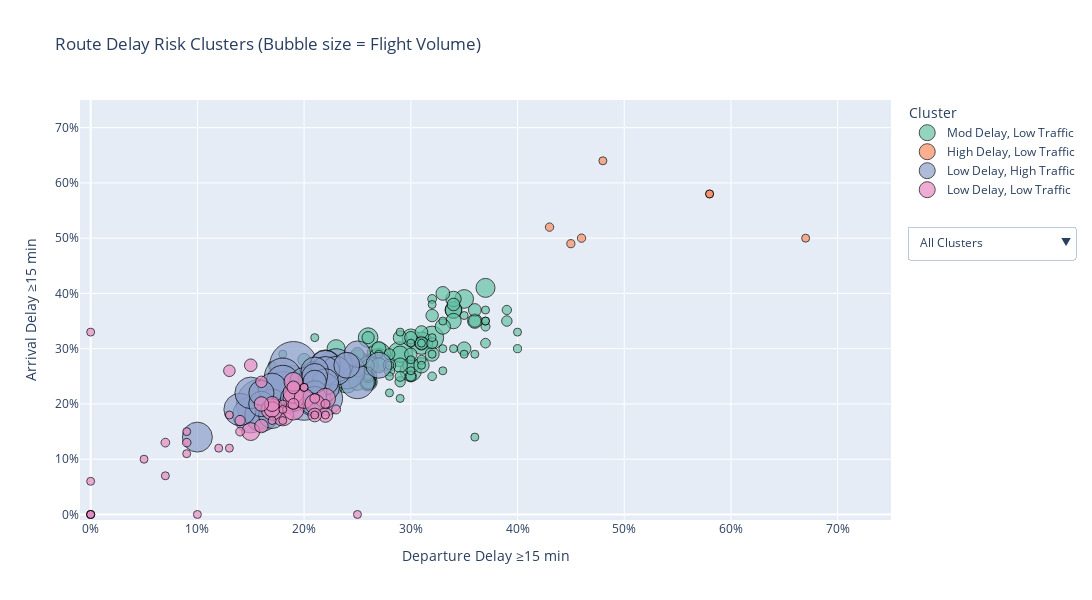

The notebook cell this image was saved under:
### Code cell
# Interactive Scatter plot
# Prepare colors matching px.colors.qualitative.Set2 palette
colors = px.colors.qualitative.Set2

# Create a Plotly figure with one trace per cluster
fig = go.Figure()

max_flights = route_delay['Total Flights'].max()

for i, cluster in enumerate(cluster_order):
    df_cluster = route_delay[route_delay['Cluster Label'] == cluster]
    fig.add_trace(go.Scatter(
        x=df_cluster['Departure Delay ≥15m'],
        y=df_cluster['Arrival Delay ≥15m'],
        mode='markers',
        marker=dict(
            size=df_cluster['Total Flights'],
            sizemode='area',
            sizeref=2.*max_flights/(50.**2),  # scale sizes similar to px.scatter's size_max=50
            sizemin=4,
            color=colors[i],
            line=dict(width=1, color='black'),
            opacity=0.7
        ),
        name=cluster,
        text=df_cluster['Route'],
        hoverinfo='text+x+y',
        visible=True
    ))

# Build dropdown buttons for filtering clusters
buttons = []

# All clusters button - show all traces
buttons.append(dict(
    label="All Clusters",
    method="update",
    args=[{"visible": [True] * len(cluster_order)},
          {"title": "All Clusters"}]
))

# Individual cluster buttons
for i, cluster in enumerate(cluster_order):
    visible = [False] * len(cluster_order)
    visible[i] = True
    buttons.append(dict(
        label=cluster,
        method="update",
        args=[{"visible": visible},
              {"title": f"Cluster: {cluster}"}]
    ))

# Attach dropdown menu and layout updates
fig.update_layout(
    title="Route Delay Risk Clusters (Bubble size = Flight Volume)",
    xaxis_title='Departure Delay ≥15 min',
    yaxis_title='Arrival Delay ≥15 min',
    updatemenus=[dict(
        active=0,
        buttons=buttons,
        x=1.02,
        y=0.7,
        xanchor='left',
        yanchor='top',
        showactive=True,
        direction='down'
    )],
    legend_title_text='Cluster',
    margin=dict(r=180),
    xaxis=dict(tickformat='.0%', range=[-0.01, 0.75]),
    yaxis=dict(tickformat='.0%', range=[-0.01, 0.75]),
    height=600,
    width=1200
)

fig.show()

### Figure 1 — Plotly figure (JSON) as saved in the notebook; plotly's stock layout.template omitted (floating-point values rounded to 4 significant figures)
{"data": [{"hoverinfo": "text+x+y", "marker": {"color": "rgb(102,194,165)", "line": {"color": "black", "width": 1}, "opacity": 0.7, "size": [2815, 2522, 2513, 2374, 2334, 2315, 2255, 2241, 2231, 2126, 2037, 1998, 1988, 1935, 1724, 1659, 1654, 1615, 1592, 1567, 1479, 1454, 1417, 1347, 1343, 1326, 1292, 1285, 1276, 1261, 1241, 1203, 1202, 1187, 1148, 1125, 1125, 1114, 1058, 1057, 1054, 1045, 1012, 952, 948, 936, 895, 886, 854, 845, 842, 824, 779, 752, 730, 726, 711, 705, 698, 697, 694, 692, 692, 688, 686, 681, 666, 661, 658, 563, 541, 524, 495, 488, 474, 447, 418, 412, 390, 370, 358, 358, 358, 351, 345, 336, 328, 323, 309, 295, 283, 282, 277, 273, 271, 269, 268, 265, 254, 254, 251, 236, 211, 195, 172, 146, 134, 133, 108, 107, 101, 98, 91, 73, 55, 48, 46, 40, 22, 17, 14, 14], "sizemin": 4, "sizemode": "area", "sizeref": 8.927}, "mode": "markers", "name": "Mod Delay, Low Traffic", "text": ["EWR - DEN", "JFK - IAD", "EWR - CVG", "EWR - STL", "EWR - PBI", "EWR - TPA", "EWR - MSP", "EWR - BNA", "JFK - ORD", "LGA - TPA", "LGA - MDW", "LGA - CLE", "EWR - MDW", "LGA - CMH", "JFK - PBI", "LGA - IAD", "JFK - ROC", "EWR - RIC", "JFK - MSY", "EWR - DCA", "LGA - MKE", "JFK - AUS", "EWR - RDU", "JFK - BTV", "EWR - CHS", "JFK - RSW", "JFK - SYR", "JFK - PWM", "EWR - MCI", "JFK - JAX", "EWR - IND", "JFK - PIT", "EWR - IAD", "EWR - JAX", "JFK - BWI", "EWR - SAN", "EWR - MSY", "JFK - DTW", "EWR - MKE", "EWR - DAY", "JFK - MSP", "EWR - GSO", "LGA - PIT", "JFK - CVG", "EWR - HOU", "EWR - BUF", "JFK - PHL", "EWR - BTV", "EWR - SDF", "EWR - MEM", "LGA - CAK", "EWR - MHT", "JFK - PDX", "LGA - RSW", "EWR - PWM", "EWR - OMA", "JFK - HOU", "JFK - CMH", "JFK - ORF", "JFK - DEN", "JFK - BNA", "EWR - GSP", "JFK - DFW", "EWR - GRR", "EWR - CMH", "EWR - SAV", "JFK - CLE", "JFK - LGB", "JFK - IND", "EWR - PDX", "EWR - ORF", "EWR - BWI", "LGA - RIC", "EWR - ROC", "LGA - CHS", "LGA - GSO", "EWR - ALB", "EWR - BDL", "EWR - DSM", "JFK - BUR", "JFK - PSE", "LGA - BGR", "EWR - PVD", "EWR - SLC", "EWR - MSN", "JFK - SAT", "JFK - SJC", "EWR - SAT", "JFK - OAK", "EWR - BQN", "EWR - XNA", "JFK - SMF", "LGA - BTV", "LGA - PWM", "JFK - IAH", "LGA - SYR", "LGA - BHM", "LGA - TYS", "JFK - MCI", "JFK - ABQ", "EWR - AVL", "JFK - RIC", "LGA - MSN", "LGA - ORF", "JFK - MKE", "EWR - SYR", "LGA - CRW", "LGA - DSM", "LGA - MHT", "LGA - ILM", "JFK - EGE", "LGA - GSP", "LGA - OMA", "LGA - TVC", "EWR - MYR", "EWR - PHL", "LGA - CHO", "JFK - SDF", "EWR - TVC", "LGA - EYW", "EWR - HDN", "EWR - MTJ"], "type": "scatter", "visible": true, "x": [0.29, 0.25, 0.27, 0.32, 0.24, 0.22, 0.24, 0.27, 0.31, 0.19, 0.3, 0.24, 0.26, 0.21, 0.26, 0.25, 0.23, 0.37, 0.24, 0.35, 0.26, 0.23, 0.26, 0.22, 0.3, 0.21, 0.26, 0.25, 0.34, 0.24, 0.24, 0.22, 0.29, 0.34, 0.23, 0.23, 0.3, 0.26, 0.34, 0.34, 0.31, 0.33, 0.27, 0.36, 0.29, 0.26, 0.27, 0.32, 0.31, 0.33, 0.29, 0.35, 0.25, 0.21, 0.36, 0.31, 0.2, 0.34, 0.28, 0.31, 0.3, 0.36, 0.26, 0.32, 0.26, 0.3, 0.26, 0.23, 0.25, 0.3, 0.32, 0.28, 0.28, 0.39, 0.29, 0.29, 0.37, 0.3, 0.39, 0.24, 0.22, 0.31, 0.37, 0.23, 0.32, 0.32, 0.21, 0.28, 0.26, 0.4, 0.17, 0.33, 0.26, 0.28, 0.21, 0.3, 0.4, 0.3, 0.35, 0.3, 0.21, 0.27, 0.36, 0.28, 0.29, 0.21, 0.35, 0.32, 0.37, 0.34, 0.37, 0.24, 0.37, 0.33, 0.31, 0.31, 0.33, 0.32, 0.32, 0.18, 0.36, 0.29], "y": [0.29, 0.26, 0.29, 0.32, 0.26, 0.24, 0.24, 0.28, 0.31, 0.25, 0.26, 0.27, 0.27, 0.23, 0.32, 0.28, 0.25, 0.41, 0.27, 0.39, 0.24, 0.3, 0.27, 0.23, 0.32, 0.25, 0.25, 0.24, 0.37, 0.26, 0.27, 0.25, 0.29, 0.37, 0.26, 0.24, 0.27, 0.24, 0.39, 0.35, 0.27, 0.34, 0.27, 0.35, 0.27, 0.24, 0.3, 0.29, 0.31, 0.4, 0.32, 0.3, 0.29, 0.25, 0.37, 0.33, 0.28, 0.38, 0.27, 0.31, 0.29, 0.35, 0.27, 0.36, 0.25, 0.32, 0.32, 0.23, 0.26, 0.25, 0.31, 0.29, 0.26, 0.35, 0.24, 0.25, 0.31, 0.25, 0.37, 0.28, 0.25, 0.28, 0.34, 0.25, 0.39, 0.25, 0.26, 0.27, 0.25, 0.3, 0.27, 0.35, 0.26, 0.22, 0.32, 0.26, 0.33, 0.28, 0.29, 0.31, 0.25, 0.29, 0.29, 0.25, 0.33, 0.25, 0.36, 0.29, 0.37, 0.3, 0.35, 0.27, 0.35, 0.3, 0.27, 0.31, 0.26, 0.38, 0.32, 0.29, 0.14, 0.21]}, {"hoverinfo": "text+x+y", "marker": {"color": "rgb(252,141,98)", "line": {"color": "black", "width": 1}, "opacity": 0.7, "size": [315, 313, 294, 94, 19, 12, 6, 1], "sizemin": 4, "sizemode": "area", "sizeref": 8.927}, "mode": "markers", "name": "High Delay, Low Traffic", "text": ["EWR - OKC", "EWR - TYS", "EWR - TUL", "EWR - CAE", "EWR - JAC", "LGA - CAE", "LGA - SBN", "JFK - STL"], "type": "scatter", "visible": true, "x": [0.43, 0.46, 0.45, 0.48, 0.58, 0.58, 0.67, 1], "y": [0.52, 0.5, 0.49, 0.64, 0.58, 0.58, 0.5, 0]}, {"hoverinfo": "text+x+y", "marker": {"color": "rgb(141,160,203)", "line": {"color": "black", "width": 1}, "opacity": 0.7, "size": [11159, 10041, 8507, 8109, 5961, 5828, 5773, 5702, 5429, 5247, 5064, 4908, 4893, 4893, 4876, 4867, 4710, 4682, 4468, 4210, 4002, 3962, 3947, 3923, 3740, 3657, 3645, 3620, 3512, 3370, 3285, 3149, 3076, 3014, 3009, 2983, 2949, 2891, 2820, 2685, 2606, 2429], "sizemin": 4, "sizemode": "area", "sizeref": 8.927}, "mode": "markers", "name": "Low Delay, High Traffic", "text": ["JFK - LAX", "LGA - ATL", "LGA - ORD", "JFK - SFO", "LGA - CLT", "EWR - ORD", "JFK - BOS", "LGA - MIA", "JFK - MCO", "EWR - BOS", "EWR - SFO", "LGA - DTW", "EWR - MCO", "EWR - CLT", "EWR - ATL", "EWR - LAX", "JFK - SJU", "LGA - DFW", "LGA - DCA", "JFK - FLL", "LGA - BOS", "JFK - LAS", "LGA - FLL", "EWR - IAH", "EWR - FLL", "LGA - DEN", "LGA - MCO", "LGA - MSP", "JFK - BUF", "LGA - RDU", "JFK - MIA", "LGA - BNA", "JFK - DCA", "EWR - DFW", "EWR - DTW", "JFK - RDU", "JFK - TPA", "LGA - IAH", "JFK - CLT", "EWR - PHX", "EWR - MIA", "LGA - PBI"], "type": "scatter", "visible": true, "x": [0.16, 0.19, 0.2, 0.18, 0.18, 0.24, 0.21, 0.15, 0.21, 0.22, 0.25, 0.16, 0.21, 0.18, 0.23, 0.21, 0.21, 0.14, 0.15, 0.22, 0.1, 0.17, 0.22, 0.21, 0.23, 0.22, 0.2, 0.17, 0.22, 0.21, 0.17, 0.25, 0.22, 0.19, 0.27, 0.24, 0.21, 0.16, 0.16, 0.21, 0.21, 0.21], "y": [0.2, 0.27, 0.21, 0.22, 0.25, 0.26, 0.21, 0.18, 0.24, 0.21, 0.24, 0.18, 0.21, 0.24, 0.27, 0.24, 0.22, 0.19, 0.22, 0.27, 0.14, 0.2, 0.27, 0.25, 0.26, 0.26, 0.24, 0.23, 0.23, 0.26, 0.18, 0.29, 0.24, 0.21, 0.27, 0.27, 0.25, 0.2, 0.22, 0.22, 0.21, 0.24]}, {"hoverinfo": "text+x+y", "marker": {"color": "rgb(231,138,195)", "line": {"color": "black", "width": 1}, "opacity": 0.7, "size": [2100, 2075, 1990, 1921, 1920, 1810, 1767, 1730, 1584, 1424, 1063, 998, 957, 942, 840, 812, 729, 709, 598, 593, 531, 472, 424, 359, 355, 342, 342, 330, 264, 260, 216, 210, 210, 188, 175, 122, 106, 82, 68, 40, 35, 18, 15, 10, 8, 4, 3, 2, 1, 1, 1], "sizemin": 4, "sizemode": "area", "sizeref": 8.927}, "mode": "markers", "name": "Low Delay, Low Traffic", "text": ["JFK - SLC", "JFK - SEA", "EWR - LAS", "JFK - PHX", "JFK - ATL", "EWR - SEA", "LGA - STL", "EWR - CLE", "JFK - SAN", "EWR - RSW", "EWR - SJU", "LGA - MSY", "EWR - AUS", "JFK - CHS", "LGA - MEM", "EWR - SNA", "LGA - SRQ", "LGA - XNA", "LGA - PHL", "JFK - BQN", "EWR - PIT", "JFK - SRQ", "LGA - HOU", "EWR - HNL", "LGA - MCI", "JFK - HNL", "LGA - DAY", "JFK - STT", "JFK - ACK", "LGA - CVG", "LGA - ROC", "LGA - SDF", "JFK - MVY", "EWR - STT", "LGA - JAX", "LGA - BUF", "EWR - EGE", "LGA - IND", "LGA - SAV", "LGA - GRR", "EWR - BZN", "JFK - PSP", "LGA - BWI", "LGA - AVL", "EWR - ANC", "EWR - SBN", "LGA - MYR", "JFK - JAC", "JFK - MEM", "JFK - BHM", "LGA - LEX"], "type": "scatter", "visible": true, "x": [0.18, 0.17, 0.19, 0.19, 0.19, 0.22, 0.2, 0.21, 0.19, 0.15, 0.17, 0.17, 0.22, 0.16, 0.21, 0.16, 0.19, 0.15, 0.13, 0.16, 0.19, 0.14, 0.21, 0.22, 0.23, 0.07, 0.14, 0.09, 0.18, 0.2, 0.22, 0.09, 0.18, 0.13, 0.18, 0.21, 0.17, 0.09, 0.13, 0.05, 0.2, 0, 0.07, 0.1, 0.12, 0.25, 0, 0, 0, 0, 0], "y": [0.18, 0.19, 0.19, 0.21, 0.22, 0.21, 0.21, 0.2, 0.24, 0.15, 0.19, 0.2, 0.18, 0.2, 0.18, 0.16, 0.23, 0.27, 0.26, 0.24, 0.2, 0.17, 0.21, 0.2, 0.19, 0.13, 0.15, 0.13, 0.2, 0.23, 0.18, 0.15, 0.19, 0.18, 0.17, 0.18, 0.17, 0.11, 0.12, 0.1, 0.23, 0.06, 0.07, 0, 0.12, 0, 0.33, 0, 0, 0, 0]}], "layout": {"height": 600, "legend": {"title": {"text": "Cluster"}}, "margin": {"r": 180}, "title": {"text": "Route Delay Risk Clusters (Bubble size = Flight Volume)"}, "updatemenus": [{"active": 0, "buttons": [{"args": [{"visible": [true, true, true, true]}, {"title": "All Clusters"}], "label": "All Clusters", "method": "update"}, {"args": [{"visible": [true, false, false, false]}, {"title": "Cluster: Mod Delay, Low Traffic"}], "label": "Mod Delay, Low Traffic", "method": "update"}, {"args": [{"visible": [false, true, false, false]}, {"title": "Cluster: High Delay, Low Traffic"}], "label": "High Delay, Low Traffic", "method": "update"}, {"args": [{"visible": [false, false, true, false]}, {"title": "Cluster: Low Delay, High Traffic"}], "label": "Low Delay, High Traffic", "method": "update"}, {"args": [{"visible": [false, false, false, true]}, {"title": "Cluster: Low Delay, Low Traffic"}], "label": "Low Delay, Low Traffic", "method": "update"}], "direction": "down", "showactive": true, "x": 1.02, "xanchor": "left", "y": 0.7, "yanchor": "top"}], "width": 1200, "xaxis": {"range": [-0.01, 0.75], "tickformat": ".0%", "title": {"text": "Departure Delay ≥15 min"}}, "yaxis": {"range": [-0.01, 0.75], "tickformat": ".0%", "title": {"text": "Arrival Delay ≥15 min"}}}}
